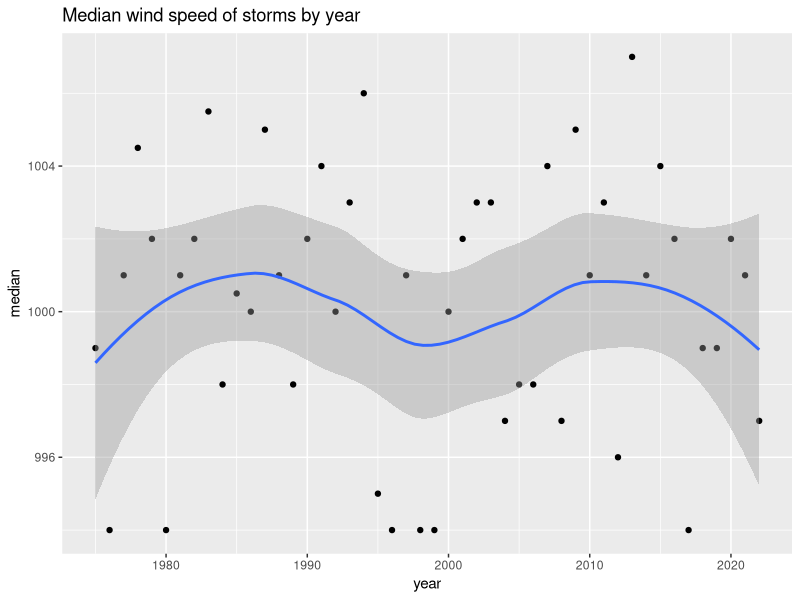

This figure's R source:
## ---- chunk 1
library(tidyverse)
## ---- chunk 2
head(storms)

## ---- chunk 3
dplyr::select(storms, name, pressure)
## ---- chunk 4
dplyr::select(storms, -name)
## ---- chunk 5
dplyr::filter(storms, wind >= 50,
              name %in% c("alberto", "Alex", "allison"))
## ---- chunk 6
storms %>% 
  mutate(ratio = pressure / wind) %>% 
  select(name, pressure, wind, ratio)
## ---- chunk 7
storms %>% 
  mutate(ratio = pressure / wind, inverse = ratio^-1) %>% 
  select(name, pressure, wind, ratio, inverse)
## ---- chunk 8
storms %>% 
  summarize(median = median(pressure), variance = var(pressure), n = n())
## ---- chunk 9
storms %>% 
  arrange(desc(wind)) %>% 
  select(name, wind, pressure, year)
## ---- chunk 10
storms %>% 
  arrange(desc(wind), desc(year)) %>% 
  select(name, wind, pressure, year)
## ---- chunk 11
storms %>% 
  group_by(year) %>% 
  summarize(median = median(pressure), variance = var(pressure), n = n())
## ---- chunk 12
storms_graph <- storms %>% 
  group_by(year) %>% 
  summarize(median = median(pressure), variance = var(pressure), n = n())

ggplot(data = storms_graph, mapping = aes(x = year, y = median)) + 
  geom_point() + 
  geom_smooth() + 
  labs(title = "Median wind speed of storms by year")
